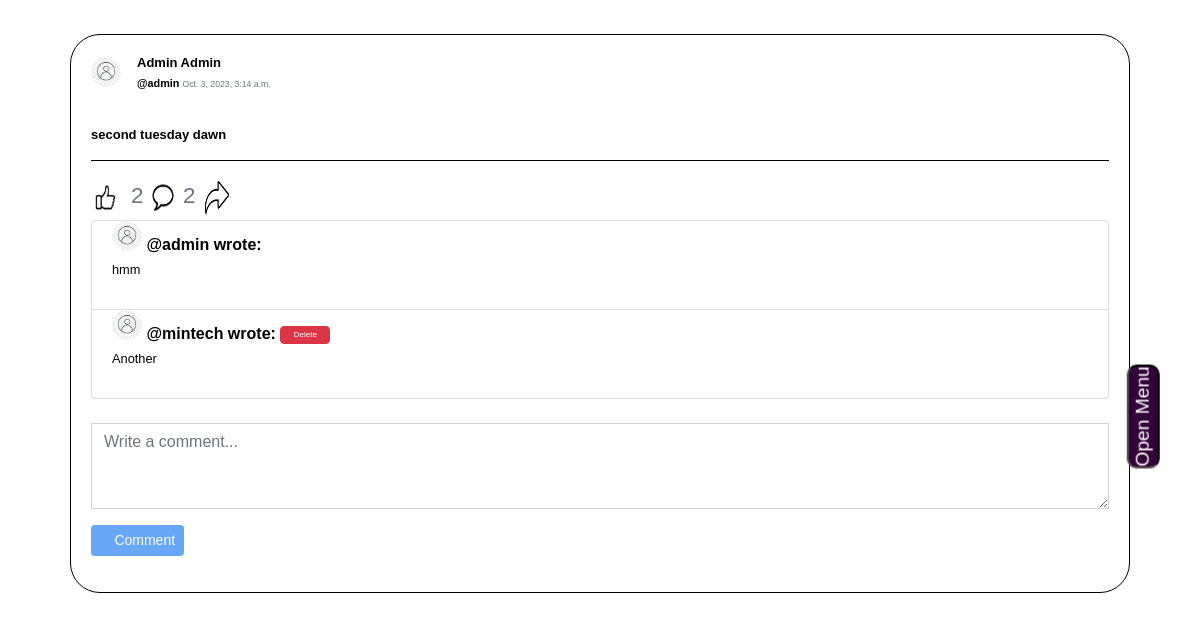
/post_content/50 (signed in), run on an earlier commit of the app's database.
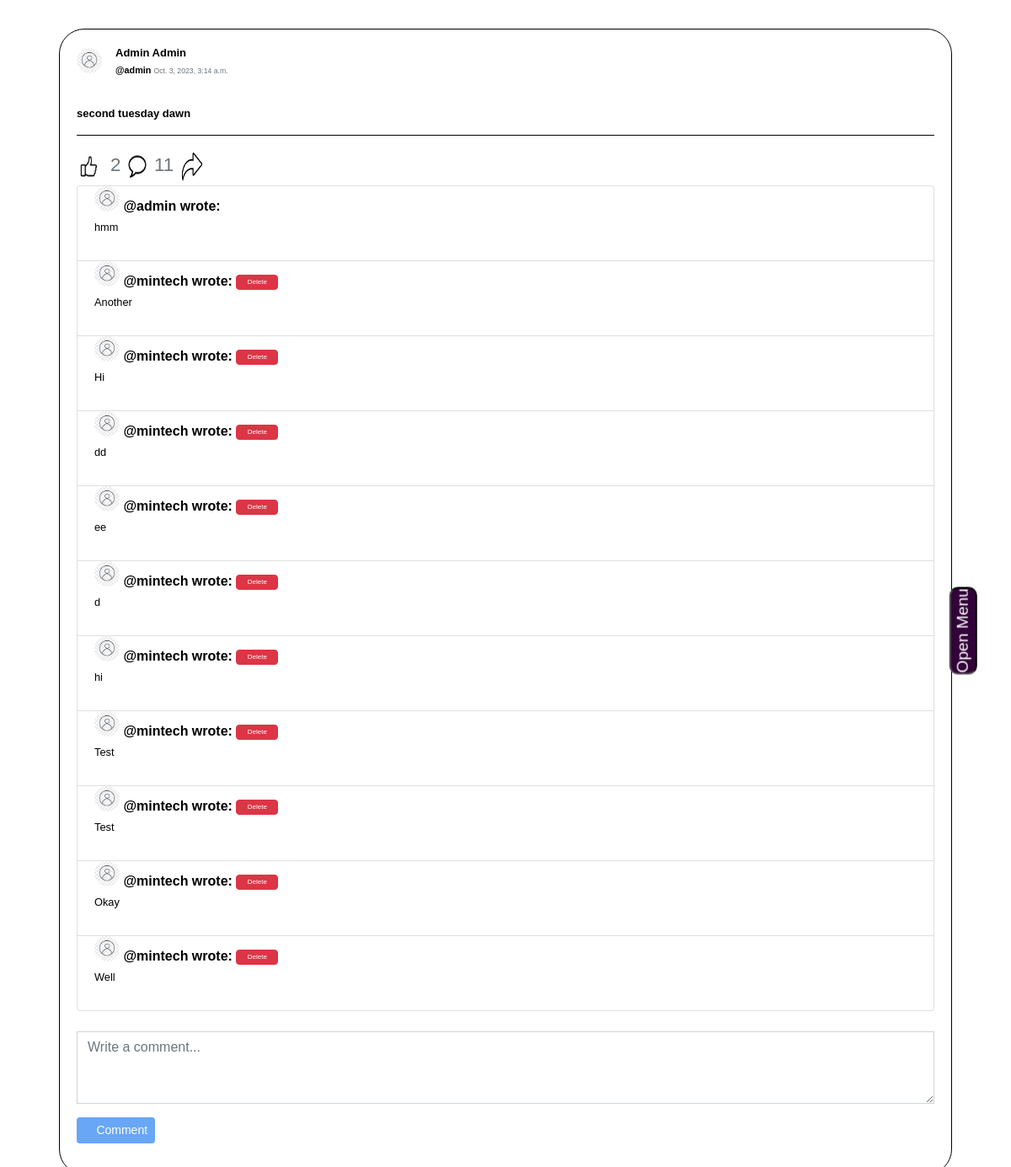
And on a later commit of the database.
### minsocial/models.py (models this page shows, shortened)
class Post(models.Model):
    user = models.ForeignKey(User, on_delete=models.CASCADE, blank=True, null=True, related_name="post_user")
    postContent = models.TextField(blank=True)
    timestamp = models.DateTimeField(auto_now_add=True)

class User(AbstractUser):
    profile_pics = models.ImageField(upload_to='profile_pics/', null=True, blank=True)
    phone_number = models.CharField(max_length=20, null=True, blank=True)
    about = models.TextField(null=True, blank=True)

class Comment(models.Model):
    author = models.ForeignKey(User, on_delete=models.CASCADE, blank=True, null=True, related_name="userComment")
    post = models.ForeignKey(Post, on_delete=models.CASCADE, blank=True, null=True, related_name="postComment")
    message = models.CharField(max_length=10000)

### minsocial/views.py (the view)
# urls.py: path("post_content/<int:post_id>", views.post_content, name="post_content"),
def post_content(request, post_id):
    if not request.user.is_authenticated:
        return render(request, "network/error.html")
    post = Post.objects.get(pk=post_id)
    allComments = Comment.objects.filter(post=post)
    user = request.user
    return render(request, "network/post_content.html", {
        "posts": post,
        "allComments": allComments,
    })

### minsocial/custom_context_processors.py (called while the page is built)
def my_groups_and_joined(request):
    if request.user.is_authenticated:
        my_groups = Group.objects.filter(creator=request.user)
        groups_i_joined = request.user.group_members.all()
    else:
        my_groups = []
        groups_i_joined = []
    return {
        'my_groups': my_groups,
        'groups_i_joined': groups_i_joined,
    }

def user_connections(request):
    friends = []  # Initialize the variable with an empty list
    if request.user.is_authenticated:
        try:
            user = User.objects.get(pk=request.user.id)
            following = Follow.objects.filter(follower=user).values_list('following', flat=True)
            followers = Follow.objects.filter(following=user).values_list('follower', flat=True)
            friend_ids = set(following).intersection(followers)
            friends = User.objects.filter(id__in=friend_ids)
        except User.DoesNotExist:
            pass  # Handle the case where the user does not exist
        except Exception as e:
            pass
    return {'friends': friends}

### minsocial/templatetags/my_filters.py (called while the page is built)
@register.filter
def split_paragraphs(value):
    return value.split('\n')

### minsocial/templates/network/post_content.html (shortened to what this page needs)
{% extends "network/layout.html" %}
{% load custom_tags %}
{% load my_filters %}
{% load static %}
{% block body %}
{% include 'network/sidebar.html' %}
<div style="z-index: 1000;" class="container">
<div class="contnt" style="width: 500%;">
  <div class="post">
  <div class="card">
    <div class="card-body">
      <div class="d-flex align-items-center">
        {% if posts.user.profile_pics %}
      <a href="{% url 'profile' user_id=posts.user.id %}">
        <img src="{{ posts.user.profile_pics.url }}" class="rounded-circle" width="30" height="30">
      </a>
      {% else %}
      <a href="{% url 'profile' user_id=posts.user.id %}">
        <img src="/media/post_image/nodp.jpg" class="rounded-circle" width="30" height="30">
      </a>
      {% endif %}
        <div class="ml-3">
          <h5 class="card-title mb-1">
          <a class="card-title" style="text-decoration: none;" href="{% url 'profile' user_id=posts.user.id %}">{{posts.user.first_name}} {{posts.user.last_name}}
          </h5>
          <div class="mb-0">
            {% if posts.user.username|length > 15 %}
            <p>@{{posts.user.username | slice:":15"}}...</p>
            {% else %}
            <p>@{{posts.user.username}} <small class="text-muted">{{ posts.timestamp }}</small> </p>
            {% endif %}
        </div>
        </div>
          </div>
          <br>
          <br>
      <div class="card-text" id="content_{{ posts.id }}">
        {% for paragraph in posts.postContent|split_paragraphs %}
        <p>{{ paragraph|urlize }}</p>
        {% endfor %}
      {% include 'network/likes.html' %}
      <ul class="list-group">
        {% for comment in posts.postComment.all %}
        <li class="list-group-item">
          {% if comment.author.profile_pics %}
      <a href="{% url 'profile' user_id=comment.author.id %}">
        <img src="{{ comment.author.profile_pics.url }}" class="rounded-circle" width="30" height="30">
      </a>
      {% else %}
      <a href="{% url 'profile' user_id=comment.author.id %}">
        <img src="/media/post_image/nodp.jpg" class="rounded-circle" width="30" height="30">
      </a>
      {% endif %}
          <strong style="color: black;"><a href="{% url 'profile' user_id=comment.author.id %}"><span style="color: black;">@{{ comment.author.username }}</span></a> wrote:</strong>
          {% if request.user == comment.author or request.user == posts.user %}
          <button style="width: 50px; padding: 2px 5px; font-size: 8px;" class="btn btn-danger delete-comment" data-comment-id="{{ comment.id }}">Delete</button>
          {% endif %}
          <div id="content_{{ comment.id }}">
            {% for paragraph in comment.message|split_paragraphs %}
            <p><small>{{ paragraph|urlize }}</small></p>
            {% endfor %}
          </div>
        </li>
        {% empty %}
        <li class="list-group-item" style="color: black;">No comment yet.</li>
        {% endfor %}
      </ul>
      <br>
      {% if user.is_authenticated %}
      <form action="{% url 'addComment' post_id=posts.id %}" method="POST">
        <div class="form-group">
          <span class="comment-field">
            <textarea type="text" id="new-comment" name="newComment" class="form-control rounded-0 shadow-none" rows="3" placeholder="Write a comment..."></textarea>
          </span>
        </div>
        <div class="form-group">
          <span class="btn-comment">
            <button type="submit" class="btn btn-primary btn-sm" style="background-color: #1877f2; border-color: #1877f2;" id="comment-btn">
              <i class="fas fa-paper-plane"></i> Comment
            </button>
          </span>
        </div>
      </form>
      {% endif %}
    </div>
  </div>
    {% include "network/share.html" %}
  </div>
{% endblock %}

### minsocial/templates/network/layout.html (shortened to what this page needs)
{% load static %}
<!DOCTYPE html>
<html lang="en">
<head>
    <link rel="stylesheet" href="https://stackpath.bootstrapcdn.com/bootstrap/4.4.1/css/bootstrap.min.css"
>
    <link href="{% static 'network/styles.css' %}" rel="stylesheet">
    <link rel="stylesheet" href="https://cdnjs.cloudflare.com/ajax/libs/font-awesome/4.7.0/css/font-awesome.min.css">
</head>
<body id="body">
    {% if user.is_authenticated %}
    <button id="menu-link" class="rotated-text">Open Menu</button>
    {% endif %}
    <div class="body">
        {% block body %}{% endblock %}
    </div>
</body>
</html>

### minsocial/templates/network/sidebar.html (shortened to what this page needs)
        <br>
    <div class="container">

### minsocial/templates/network/likes.html (shortened to what this page needs)
{% load custom_tags %}
{% load my_filters %}
{% load static %}
<hr>
<div class="horizontal-container">
  <div class="">
    <button class="like-btn" data-post-id="{{ posts.id }}" style="background: none; border: none; padding: 0; width: 30px; height: 40px;">
      <img src="/media/post_image/black.png" width="100%" height="100%" alt="reaction-button" title="reaction">
    </button>
  </div>
  {% with total_count=posts.postLove.count|add:posts.postHaha.count|add:posts.postSad.count|add:posts.postShock.count|add:posts.post_like.count %}
  <h3 onclick="opensModal('{{ posts.id }}')">
    <small class="text-muted">{{ total_count }}</small>
    <button style="background: none; border: none; padding: 0; width: 24px; height: 35px;">
      <img src="/media/post_image/com.png" width="100%" height="100%" alt="Comment" title="Comment">
    </button>
     <small class="text-muted">{{ posts.postComment.count }}</small>
  </h3>
  <button style="background: none; border: none; padding: 0; width: 24px; height: 35px;" onclick="share({{ posts.id }})">
    <img src="/media/post_image/shareblack.png" width="100%" height="100%" alt="Share" title="Share">
  </button>
{% endwith %}
</div>

### minsocial/templates/network/share.html (shortened to what this page needs)
</div>
</div>
</div>
</div>

### minsocial/static/network/styles.css (style rules this page uses)
body { font-family: Arial, sans-serif; margin: 0; padding: 0; z-index: 20000; }
* { margin: 0; padding: 0; box-sizing: border-box; }
.card { border-color: black; border-radius: 30px; width: 100%; }
.card-text { margin-top: -30px; }
.card-body { white-space: normal; }
.card-title { font-weight: bold; font-size: small; }
.mb-0 { font-size: smaller; }
.container { margin-bottom: 20px; }
.horizontal-container { display: flex; align-items: center; gap: 10px; background-color: white; }
.rotated-text { transform: rotate(270deg); background-color: white; color: #333; position: fixed; border-radius: 10px; top: 50%; right: 5px; background-color:rgb(50, 3, 56); color: white; font-family:Arial, Helvetica, sans-serif; cursor: pointer; font-size: larger; z-index: 4000; }
a { color: inherit; text-decoration: none; }
.container { display: flex; }
.rounded-circle { margin-top: -20px; }
.post { padding: 10px; margin-bottom: 20px; }

What changed in the data, as far as the page shows it:
computed for Post "second tuesday dawn": postComment.count "2" → "11"
added Comment: author.username "mintech", message "Hi"
added Comment: author.username "mintech", message "dd"
added Comment: author.username "mintech", message "ee"
added Comment: author.username "mintech", message "d"
added Comment: author.username "mintech", message "hi"
added Comment: author.username "mintech", message "Test"
added Comment: author.username "mintech", message "Test"
added Comment: author.username "mintech", message "Okay"
added Comment: author.username "mintech", message "Well"
